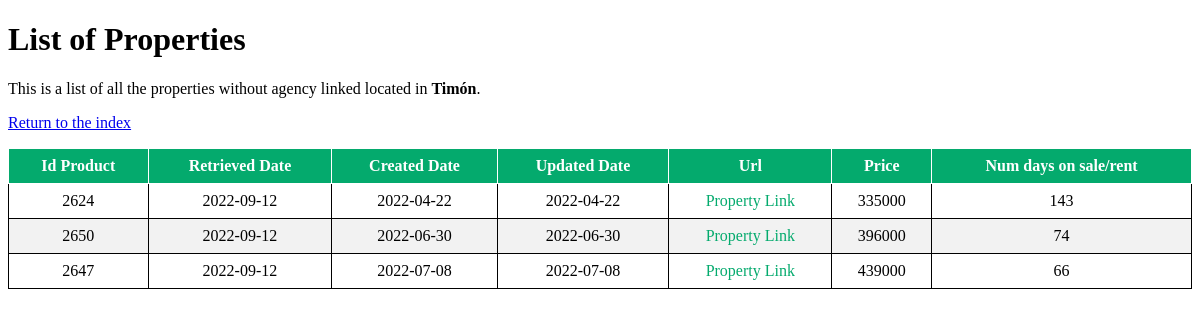
The page /property/Timón on the database as committed earlier.
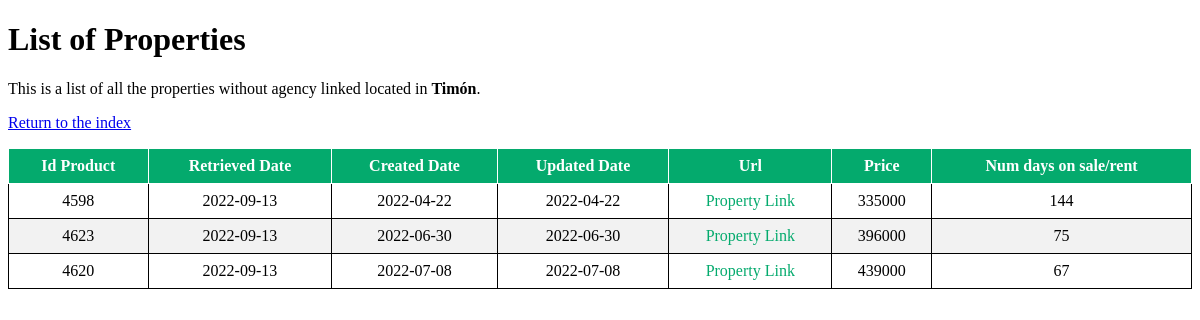
The same page on the database as committed later.
### flask-app/read_db.py (models this page shows)
class Property(db.Model):
    __tablename__ = 'properties'
    id_product = db.Column(db.Integer, primary_key=True)
    retrieved_date = db.Column(db.Date)
    created_date = db.Column(db.Date)
    url = db.Column(db.Text)
    mobile = db.Column(db.Integer)
    agency = db.Column(db.Text)
    real_estate_id = db.Column(db.Integer)
    price = db.Column(db.Integer)
    type_id = db.Column(db.Integer)
    trans_type_id = db.Column(db.Integer)
    location = db.Column(db.Text)
    num_days = db.Column(db.Integer)
    updated_date = db.Column(db.Date)

### flask-app/read_db.py (the view)
@app.route('/property/<location>', methods=['GET', 'POST'])
def property(location):
    properties = Property.query.filter_by(
        type_id=1, location=location).order_by(Property.url).distinct()
    return render_template('list.html', properties=properties, location=location)

### flask-app/templates/list.html (shortened to what this page needs)
<!DOCTYPE html>
<html lang="en">
<head>
    <link rel="stylesheet" type="text/css" href="{{ url_for('static', filename='styles/style.css') }}">
    <link rel="stylesheet" type="text/css" href="{{ url_for('static', filename='styles/tablesort.css') }}">
</head>
<body>
    <h1 class="pt-5 pb-2">List of Properties</h1>
    <p class="lead alert alert-warning">This is a list of all the properties without agency linked located in
        <strong>{{ location }}</strong>.
    </p>
    <p class="ml-4"><a href="{{ url_for('index') }}">Return to the index</a></p>
    <table class="table table-sortable">
        <thead>
            <tr>
                <th>Id Product</th>
                <th>Retrieved Date</th>
                <th>Created Date</th>
                <th>Updated Date</th>
                <th>Url</th>
                <th>Price</th>
                <th>Num days on sale/rent</th>
            </tr>
        </thead>
        <tbody>
            {% for property in properties %}
            <tr>
                <td>{{ property.id_product }}</td>
                <td>{{ property.retrieved_date }}</td>
                <td>{{ property.created_date }}</td>
                <td>{{ property.updated_date }}</td>
                <td>
                    <a class="property_link" href={{ property.url }}>Property Link</a>
                </td>
                <td><a>{{ property.price }}</a></td>
                <td>{{ property.num_days }}</td>
            </tr>
            {% endfor %}
        </tbody>
    </table>
</body>
</html>

### flask-app/static/styles/style.css (style rules this page uses)
table, th, td { border: 1px solid; }
table { width: 100%; border-collapse: collapse; }
th, td { text-align: center; padding: 8px; }
tr:nth-child(even) { background-color: #f2f2f2 }
th { background-color: #04AA6D; color: white; }
a.property_link { text-decoration: none; }
a.property_link:link, a.property_link:visited { color: #04AA6D; }

### flask-app/static/styles/tablesort.css (style rules this page uses)
.table-sortable th { cursor: pointer; }

Rows that differ between the two databases and show on the page:
removed Property: id_product "2624", retrieved_date "2022-09-12", created_date "2022-04-22", updated_date "2022-04-22", price "335000", num_days "143"
removed Property: id_product "2650", retrieved_date "2022-09-12", created_date "2022-06-30", updated_date "2022-06-30", price "396000", num_days "74"
removed Property: id_product "2647", retrieved_date "2022-09-12", created_date "2022-07-08", updated_date "2022-07-08", price "439000", num_days "66"
added Property: id_product "4598", retrieved_date "2022-09-13", created_date "2022-04-22", updated_date "2022-04-22", price "335000", num_days "144"
added Property: id_product "4623", retrieved_date "2022-09-13", created_date "2022-06-30", updated_date "2022-06-30", price "396000", num_days "75"
added Property: id_product "4620", retrieved_date "2022-09-13", created_date "2022-07-08", updated_date "2022-07-08", price "439000", num_days "67"
